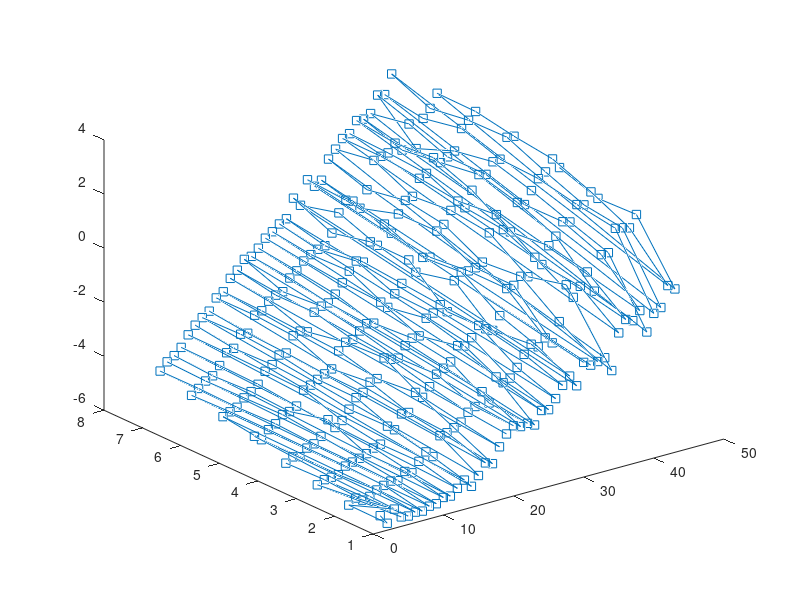

MATLAB code for this plot: (Note: this script raises an error after producing the figure.)
clear all; close all;

% Gráfico com os tempos de execução

file98491 = load("temposExecucao98491.txt");
file98495 = load("temposExecucao98495.txt");
file98629 = load("temposExecucao98629.txt");

T98491 = file98491(:,1);
P98491 = file98491(:,2);
t98491 = log10(file98491(:,3));

T98495 = file98495(:,1);
P98495 = file98495(:,2);
t98495 = log10(file98495(:,3));

T98629 = file98629(:,1);
P98629 = file98629(:,2);
t98629 = log10(file98629(:,3));

figure(1)
plot3(T98491, P98491, t98491, '-s');
hold on;
plot3(T98495, P98595, t98495, '-or');
plot3(T98629, P98629, t98629, '-tg');
hold off;

title 'Todos os Tempos de Execução'
xlabel ('Tarefas')
ylabel ('Programadores')
zlabel ({'Tempo (s)', '_{(log10)}'});
legend ('98491', '98495', '98629');
grid on;
